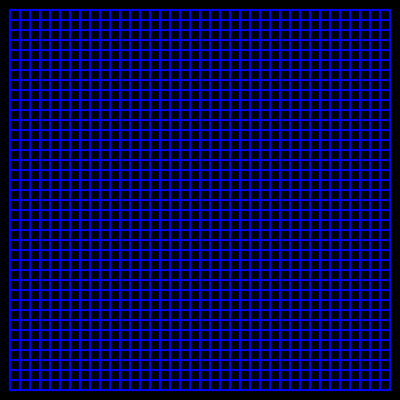
Frame 1 (no input)
Frame 60 (no input): identical to frame 1, image omitted
Frame 120 (the mouse pressed at the canvas centre since frame 60): identical to frame 1, image omitted

The p5.js sketch that drew this single still picture (run headless with seeded random() and noise() and a simulated clock; from frame 60 on, the mouse is pressed at the canvas centre):

// p5.js sketch
// ── sketch.js
function setup() {
  createCanvas(400, 400);
}

function draw() {
  background(0);
  
  //line (x1,y1,x2,y2);
  
  strokeWeight(2);
  stroke('blue');

  /*
  line(10,10,390,10);
  line(10,20,390,20);
  line(10,30,390,30);
  
  line (10,10,10,390);
  line (20,10,20,390);
  line (30,10,30,390);
  */
  
 for (var x = 10; x<= width - 10; x = x + 10) {
    for (var y = 10; y<= height - 10; y = y +10) {
      line(10,y,height-10,y);
      line (x,10,x,width-10);
    }
  }
  
}
